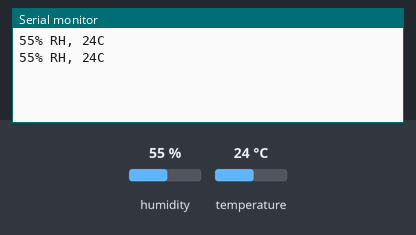
The sketch below on a simulated ESP32. Shown: the last lines printed to the serial monitor. Wiring (inferred from the names in the program): DHT11 sensor: data GPIO 26. The test bench sets the inputs (shaded band); at power-on: humidity 55 %, temperature 24 °C.

Above: at 2.3 s.
2.4 s: humidity set to 22 %
At 4.2 s:
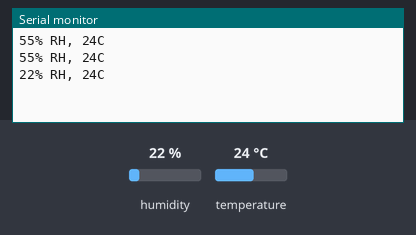
4.5 s: temperature set to 12 °C
At 5.1 s:
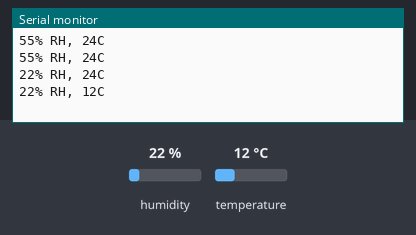
6.6 s: humidity set to 40 %
At 8.9 s:
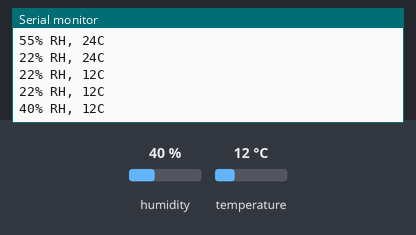
Timing chart, 0 to 10.4 s (numbered marks = the images above; inputs shaded):
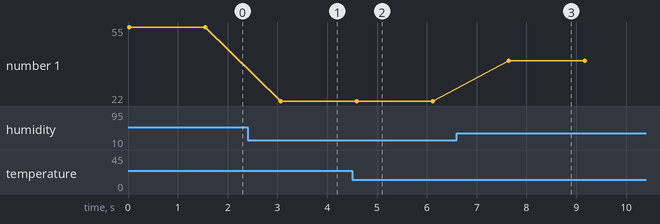

The sketch:

hello_05_dht11.ino
```cpp
// Step 5: DHT11 temperature + humidity -- a digital sensor, but a
// bit-banged protocol instead of a plain HIGH/LOW read or an analog level
// Breadboard wiring:
//   VCC -> 3.3V, GND -> GND, DATA -> GPIO26 (with a 10kohm pull-up to VCC --
//   many DHT11 breakout boards already include one)
//
// Written by hand instead of pulling in a library, so the protocol itself
// is visible: pull DATA low >=18ms to signal "start", release it, then the
// sensor answers with an 80us-low/80us-high handshake followed by 40 bits
// (5 bytes: humidity int, humidity frac, temp int, temp frac, checksum).
// Each bit is a ~50us low pulse followed by a high pulse whose *length*
// encodes the bit: ~26-28us = 0, ~70us = 1.

#define DHT_PIN 26

bool readDHT11(int &humidity, int &tempC) {
  uint8_t data[5] = {0, 0, 0, 0, 0};

  pinMode(DHT_PIN, OUTPUT);
  digitalWrite(DHT_PIN, LOW);
  delay(20);
  pinMode(DHT_PIN, INPUT_PULLUP);

  unsigned long t0 = micros();
  while (digitalRead(DHT_PIN) == HIGH) if (micros() - t0 > 100) return false;
  while (digitalRead(DHT_PIN) == LOW)  if (micros() - t0 > 300) return false;
  while (digitalRead(DHT_PIN) == HIGH) if (micros() - t0 > 400) return false;

  for (int i = 0; i < 40; i++) {
    unsigned long lowStart = micros();
    while (digitalRead(DHT_PIN) == LOW) if (micros() - lowStart > 200) return false;

    unsigned long highStart = micros();
    while (digitalRead(DHT_PIN) == HIGH) if (micros() - highStart > 200) return false;
    unsigned long width = micros() - highStart;

    data[i / 8] <<= 1;
    if (width > 40) data[i / 8] |= 1;  // longer high pulse -> bit 1
  }

  if (data[4] != (uint8_t)(data[0] + data[1] + data[2] + data[3])) return false;  // checksum
  humidity = data[0];
  tempC = data[2];
  return true;
}

void setup() {
  Serial.begin(115200);
}

void loop() {
  int humidity, tempC;
  if (readDHT11(humidity, tempC)) {
    Serial.printf("%d%% RH, %dC\n", humidity, tempC);
  } else {
    Serial.println("read failed (DHT11 needs >=1s between reads)");
  }
  delay(1500);
}
```

Measured:
- after the input at 2.4 s, the serial monitor: prints a new line after 0.67 s (image 1)
- after the input at 4.5 s, the serial monitor: prints a new line after 0.10 s (image 2)
- after the input at 6.6 s, the serial monitor: prints a new line after 1.0 s (image 3)
- plotted number 1: 55 → 22 after the input at 2.4 s, 22 → 40 after the input at 6.6 s
